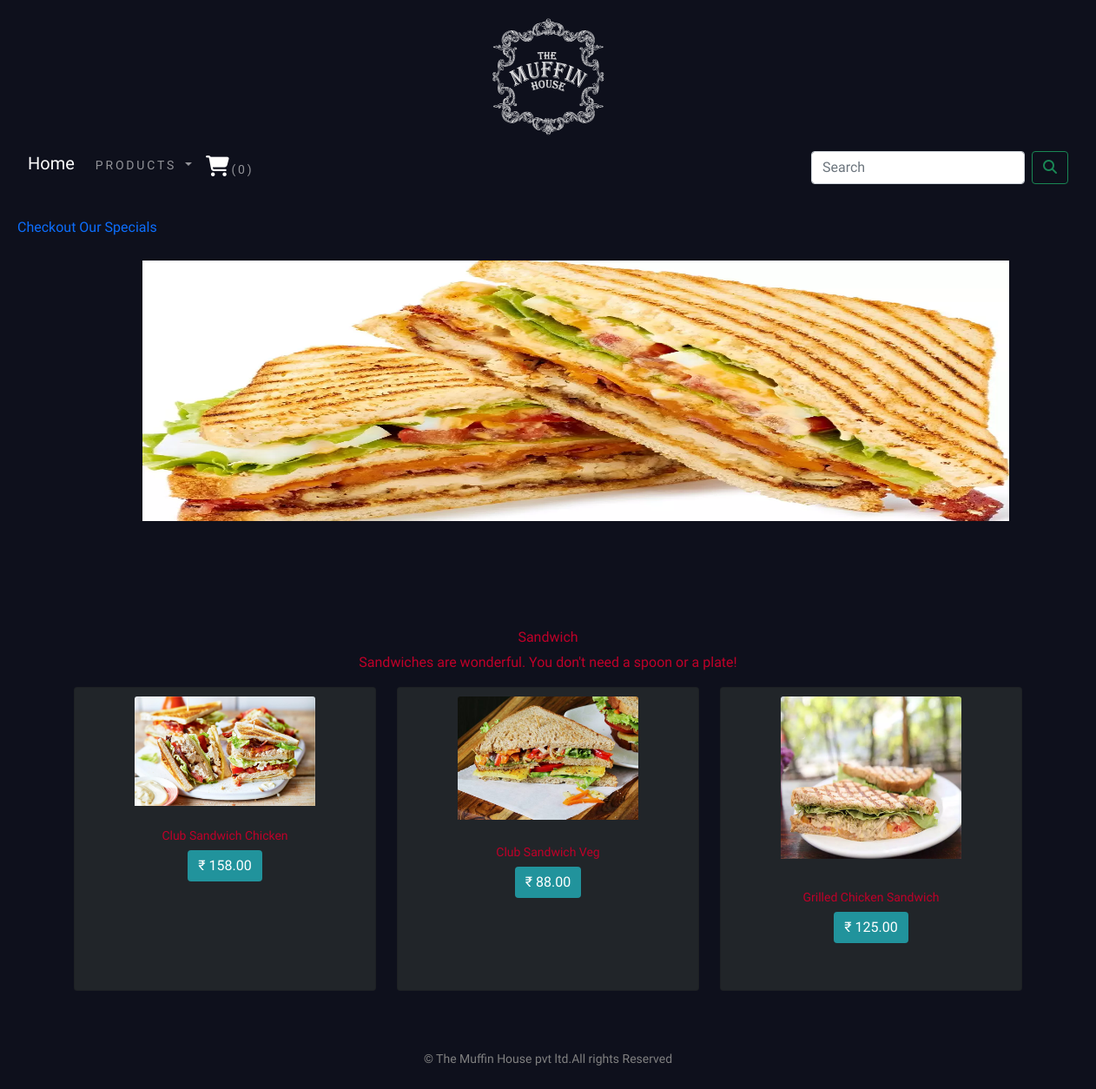
The page /shop/sandwich/ on the database its author committed.
### shopapp/models.py (models this page shows, shortened)
class Category(models.Model):
    name = models.CharField(max_length=250, unique=True)
    slug = models.SlugField(max_length=250)
    desc = models.TextField(blank=True)
    img = models.ImageField(upload_to='category', blank=True)
    class Meta:
        ordering = ('name',)
        verbose_name = 'category'
        verbose_name_plural = 'categories'
    def get_url(self):
        return reverse('shopapp:products_by_category', args=[self.slug])

class Product(models.Model):
    name = models.CharField(max_length=250, unique=True)
    slug = models.SlugField(max_length=250, unique=True)
    description = models.TextField(blank=True)
    price = models.DecimalField(max_digits=10, decimal_places=2)
    category = models.ForeignKey(Category, on_delete=models.CASCADE)
    image = models.ImageField(upload_to='product', blank=True)
    stock = models.IntegerField()
    available = models.BooleanField(default=True)
    created = models.DateTimeField(auto_now_add=True)
    updated = models.DateTimeField(auto_now=True)
    def get_url(self):
        return reverse('shopapp:prodCatdetail',args=[self.category.slug,self.slug])
    class Meta:
        ordering = ('name',)
        verbose_name = 'product'
        verbose_name_plural = 'products'

### shopapp/views.py (the view)
# urls.py: path('',views.allProdCat,name='allProdCat'),
def allProdCat(request,c_slug=None):
    c_page = None
    products= None
    if c_slug != None:
        c_page = get_object_or_404(Category, slug=c_slug)
        products_list = Product.objects.all().filter(category=c_page, available=True)
    else:
        products_list = Product.objects.all().filter(available=True)
    paginator = Paginator(products_list, 6)
    try:
        page = int(request.GET.get('page', '1'))
    except:
        page = 1
    try:
        products = paginator.page(page)
    except (EmptyPage, InvalidPage):
        products = paginator.page(paginator.num_pages)
    return render(request, "category.html", {'category':c_page,'products':products})

### cartapp/context_processors.py (called while the page is built)
def counter(request):
    item_count = 0
    if 'admin' in request.path:
        return {}
    else:
        try:
            cart = Cart.objects.filter(cart_id=_cart_id(request))
            cart_items = CartItem.objects.all().filter(cart=cart[:1])
            for cart_item in cart_items:
                item_count += cart_item.quantity
        except Cart.DoesNotExist:
            item_count = 0
    return dict(item_count=item_count)

### cartapp/views.py (called while the page is built)
def _cart_id(request):
    cart = request.session.session_key
    if not cart:
        cart = request.session.create()
    return cart

### shopapp/context_processor.py (called while the page is built)
def menu_links(request):
    links = Category.objects.all()
    return dict(links=links)

### templates/category.html (shortened to what this page needs)
{% extends 'base.html' %}
{% load static %}
{% block content %}
{% if category %}
    <div>
        <div class="row my_row_class">
            <div class="mx-auto">
            <p><a class="collections" href="{% url 'shopapp:allProdCat' %">Checkout Our Specials</a></p>
            </div>
        </div>
    </div>
<div class="mx-auto">
    {% if category %}
    <img class="my_product_banner" src="{{category.img.url}}" alt="{{category.name}}">
</div>
<br>
<div>
    <h1 class="text-center my_title">{{category.name}}</h1>
    <p class="text-center">{{category.desc}}</p>
</div>
{% endif %}
<div class="container">
    <div class="row mx-auto" >
        {% for product in products.object_list %}
        <div class="my bottom_margin col-9 col-sm-12 col-md-4 col-lg-4" >
            <div class="card text-center bg-dark" style="min-width:.18rem; height:350px;" >
                <a href="{{product.get_url}}"><img class="card-img-top my_image image_top_margin" src="{{product.image.url}}" alt="{{product.name}}"></a>
                <div class="card-body">
                   <div class="text_anchor">
                        <h4>{{product.name}}</h4>
                        {% load humanize %}
                        <p class="btn btn-secondary btn_hover">₹ {{product.price|intcomma}}</p>
                   </div>
                </div>
            </div>
            <br>
        </div>
        {% endfor %}
    </div>
    <br>
</div>
{% endblock %}

### static/css/custom.css (style rules this page uses)
body { font-family: 'Hahmlet', serif; color:#bf0029; margin:20px; }
.my_row_class { padding-top:15; }
.my_image { width:60%; height:86%; object-fit: fill; margin-top:10px; }
.my_title { font-size:16px; text-transform:uppercase letter-spacing: .22em; }
.my_product_banner { width:998px; height:300px; background-size:cover; margin-top: 10px; margin-bottom: 100px; margin-right: 90px; margin-left: 144px; }
.card-body h4 { font-size:14px; text-transform:uppercase letter-spacing:0.2em }
.collections { text-decoration:none; }
.btn_hover { background-color:#21939C; decoration:none; border:0; }
.text_anchor { bottom:0px; }

### rows shown on the page
Category: img (picture), name "Sandwich", desc "Sandwiches are wonderful. You don't need a spoon or a plate!"
Product: image (picture), name "Club Sandwich Chicken", price "158.00"
Product: image (picture), name "Club Sandwich Veg", price "88.00"
Product: image (picture), name "Grilled Chicken Sandwich", price "125.00"

### other values the page prints
{{ item_count }} "0"
